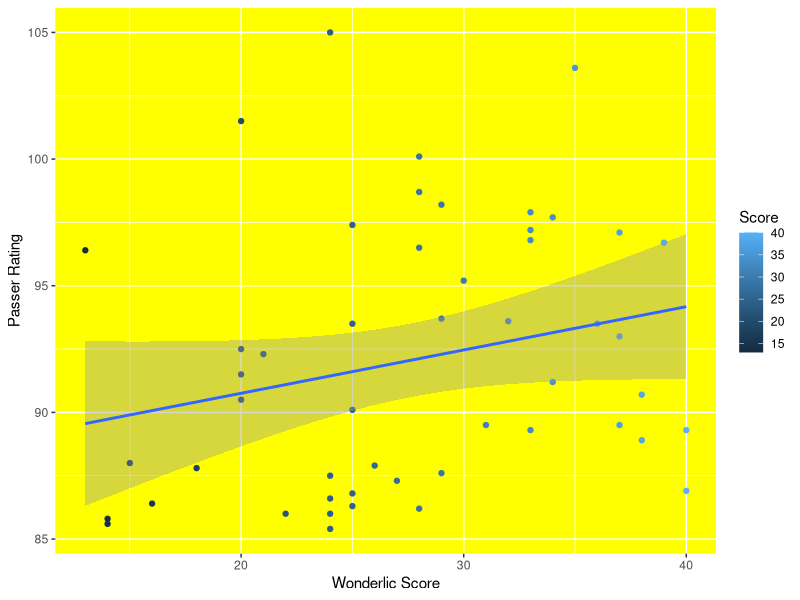
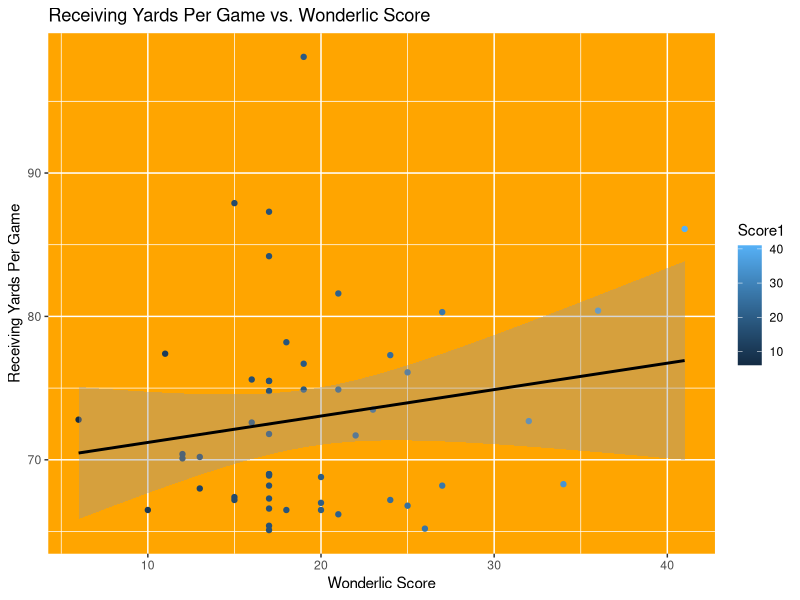
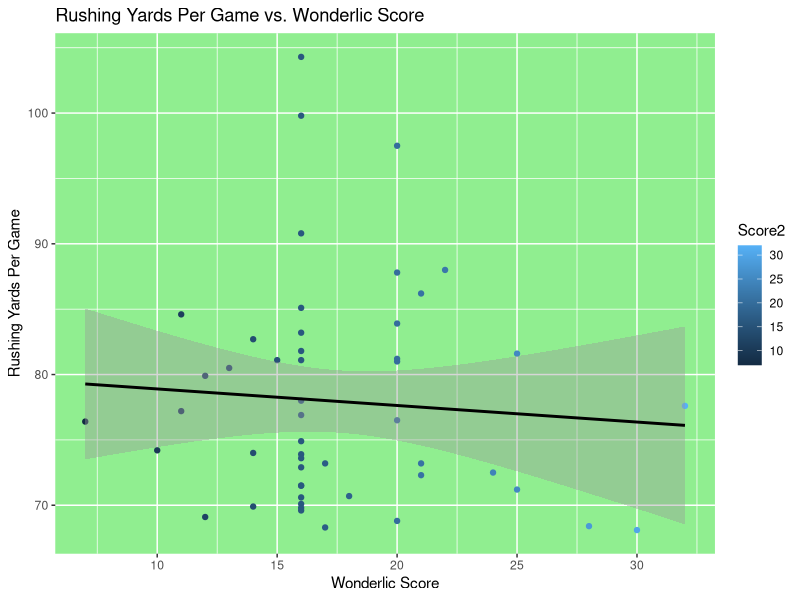
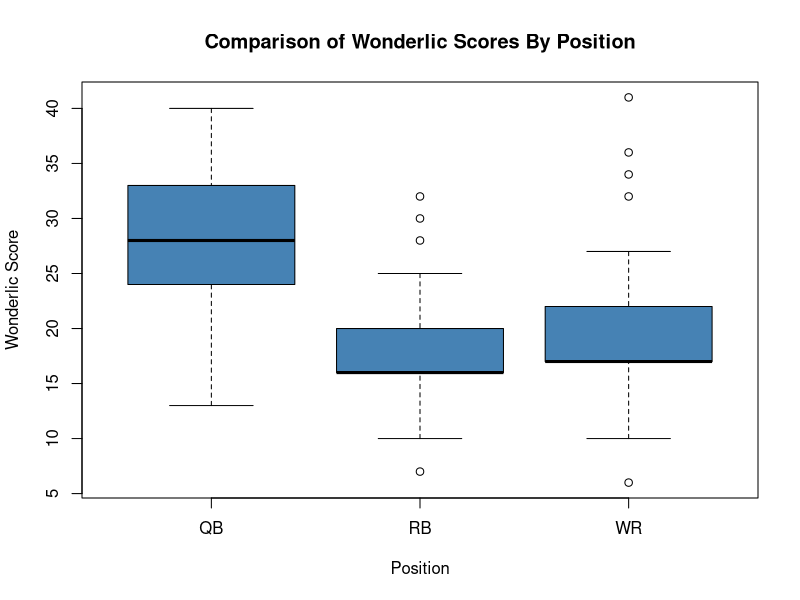

R code for these plots, in order:
## ---- chunk 1
knitr::opts_chunk$set(echo = TRUE)
## ---- chunk 2
#Load in Packages
library(vctrs) 
library(dplyr)
library(ggplot2)
## ---- chunk 3
setwd('/Users/jacob_brown/Desktop/DA-401')
RunningBacks <- read.csv("RBHOF.csv") #Read in Running Backs Data
WideReceivers <- read.csv("WRHOF.csv") #Read in Wide Receivers Data
Quarterbacks <- read.csv("QBHOF.csv") #Read in Quarterbacks Data
TightEnds <- read.csv("TEHOF.csv") #Read in Tight Ends Data
PasserRating <- read.csv("PasserRating.csv") #Read in Top Passer Ratings of All Time
RushingYardLeaders <- read.csv("RYPG.csv") #Read in Top Rushing Yards per Game of All Time
ReceivingYardLeaders <- read.csv("REYPG.csv") #Read in Top Receiving Yards per Game of All Time
## ---- chunk 4
#Drop the first column these data sets to make sure the column names are not included in the dataset 
colnames(RunningBacks) <- RunningBacks[1, ]
RunningBacks <- RunningBacks[-1, ]
colnames(WideReceivers) <- WideReceivers[1, ]
WideReceivers <- WideReceivers[-1, ]
colnames(Quarterbacks) <- Quarterbacks[1, ]
Quarterbacks <- Quarterbacks[-1, ]
colnames(TightEnds) <- TightEnds[1, ]
TightEnds <- TightEnds[-1, ]
## ---- chunk 5
#Rename the column in the data
PasserRating <- PasserRating %>% rename('Rating' = 'Rate')
## ---- chunk 6
#Drop the Column that has the average metrics for HOF players
UpdatedRunningBacks <- RunningBacks[-10, ] 
UpdatedWideReceivers <- WideReceivers[-15, ]
UpdatedQuarterbacks <- WideReceivers[-12, ]
UpdatedTightEnds <- TightEnds[-8, ]
## ---- chunk 7
#Take the top fifty columns for each position
TopFiftyRB <- UpdatedRunningBacks[1:50, ]
TopFiftyWR <- UpdatedWideReceivers[1:50, ]
TopFiftyQB <- UpdatedQuarterbacks[1:50, ]
TopFiftyTE <- UpdatedTightEnds[1:50, ]
## ---- chunk 8
#Take the top 50 players within each success metric
PasserRatingTop50 <- PasserRating[1:50, ]
ReceivingYardLeadersTop50 <- ReceivingYardLeaders[1:50, ]
RushingYardLeadersTop50 <- RushingYardLeaders[1:50, ]
## ---- chunk 9
#Summary of the three main success metrics
summary(RushingYardLeaders)
summary(ReceivingYardLeaders)
summary(PasserRating)
## ---- chunk 10
#Average of success metrics
mean(PasserRating$Rating)
mean(RushingYardLeaders$Y.G)
mean(ReceivingYardLeaders$Y.G)
## ---- chunk 11
#Average of Hall of Famers at each position
print(Quarterbacks[12, ])
print(WideReceivers[15, ])
print(RunningBacks[10, ])
print(TightEnds[8, ])
## ---- chunk 12
#Adding the Wonderlic score of the top 50 passer ratings
PasserRatingTop50$Score <- c(24, 35, 20, 28, 28, 29, 33, 34, 25, 33, 37, 33, 39, 28, 13, 30, 29, 32, 36, 25, 37, 20, 21, 20, 34, 38, 20, 25, 37, 31, 33, 40, 38, 15, 26, 18, 29, 24, 27, 40, 25, 24, 16, 25, 28, 22, 24, 14, 14, 24)
## ---- chunk 13
#Adding the Wonderlic score of the top 50 rushing yards per game of all time
RushingYardLeadersTop50$Score2 <- c(16, 16, 20, 16, 22, 20, 21, 16, 11, 20, 16, 14, 16, 25, 20, 15, 16, 20, 13, 12, 16, 32, 11, 16, 20, 7, 16, 10, 14, 16, 16, 21, 17, 16, 24, 21, 16, 16, 25, 18, 16, 16, 14, 16, 16, 12, 20, 28, 17, 30)
## ---- chunk 14
#Adding the Wonderlic score of the top 50 receiving yards per game of all time
ReceivingYardLeadersTop50$Score1 <- c(19, 15, 17, 41, 17, 21, 36, 27, 18, 11, 24, 19, 25, 16, 17, 17, 21, 19, 17, 23, 6, 32, 16, 17, 22, 12, 13, 12, 17, 17, 17, 20, 34, 27, 17, 13, 15, 17, 15, 24, 20, 25, 17, 10, 20, 18, 21, 17, 26, 17)
## ---- chunk 15
#Create a dataset of all of the combined Wonderlic Scores between top passers, receivers, and rushers all time
OverallScores <- c(24, 35, 20, 28, 28, 29, 33, 34, 25, 33, 37, 33, 39, 28, 13, 30, 29, 32, 36, 25,37, 20, 21, 20, 34, 38, 20, 25, 37, 31, 33, 40, 38, 15, 26, 18, 29, 24, 27, 40, 25, 24, 16, 25, 28, 22, 24, 14, 14, 24, 19, 15, 17, 41, 17, 21, 36, 27, 18, 11, 24, 19, 25, 16, 17, 17, 21, 19, 17, 23, 6, 32, 16, 17, 22, 12, 13, 12, 17, 17, 17, 20, 34, 27, 17, 13, 15, 17, 15, 24, 20, 25, 17, 10, 20, 18, 21, 17, 26, 17, 16, 16, 20, 16, 22, 20, 21, 16, 11, 20, 16, 14, 16, 25, 20, 15, 16, 20, 13, 12, 16, 32, 11, 16, 20, 7, 16, 10, 14, 16, 16, 21, 17, 16, 24, 21, 16, 16, 25, 18, 16, 16, 14, 16, 16, 12, 20, 28, 17, 30)


Group <- c("QB", "QB","QB","QB","QB","QB","QB","QB","QB","QB","QB","QB","QB","QB","QB","QB","QB","QB","QB","QB", "QB","QB","QB","QB", "QB", "QB","QB","QB","QB","QB","QB","QB","QB","QB","QB","QB","QB","QB","QB","QB","QB","QB","QB","QB","QB","QB","QB","QB", "QB", "QB", "WR","WR", "WR","WR","WR", "WR", "WR", "WR", "WR","WR", "WR","WR", "WR","WR","WR", "WR", "WR", "WR", "WR","WR", "WR","WR", "WR","WR","WR", "WR", "WR", "WR", "WR","WR", "WR","WR", "WR","WR","WR", "WR", "WR", "WR", "WR","WR", "WR","WR", "WR","WR","WR", "WR", "WR", "WR", "WR", "RB", "RB","RB","RB","RB","RB","RB","RB","RB","RB","RB", "RB","RB","RB","RB","RB","RB","RB","RB","RB","RB", "RB","RB","RB","RB","RB","RB","RB","RB","RB","RB", "RB","RB","RB","RB","RB","RB","RB","RB","RB","RB", "RB","RB","RB","RB","RB","RB","RB","RB","RB","RB")

Scores <- data.frame(Group, OverallScores)
## ---- chunk 16
#Scatter plot of the relationship between passer rating and Wonderlic score
PasserRatingTop50 %>% ggplot(aes(Score, Rating)) + geom_point(aes(color = Score)) +labs(x = "Wonderlic Score", y = "Passer Rating", Title = "Passer Rating vs. Wonderlic Score") + geom_smooth(method=lm, level = 0.95) + theme(panel.background = element_rect(fill = 'yellow'))
## ---- chunk 17
#Scatter plot of the relationship between receiving yards per game and Wonderlic score
ReceivingYardLeadersTop50 %>% ggplot(aes(Score1, Y.G)) + geom_point(aes(color = Score1)) +labs(x = "Wonderlic Score", y = "Receiving Yards Per Game", title = "Receiving Yards Per Game vs. Wonderlic Score") + geom_smooth(method=lm, level = 0.95, color = "black") + theme(panel.background = element_rect(fill = 'orange'))
## ---- chunk 18
#Scatter plot of the relationship between rushing yards per game and Wonderlic score
RushingYardLeadersTop50 %>% ggplot(aes(Score2, Y.G)) + geom_point(aes(color = Score2)) +labs(x = "Wonderlic Score", y = "Rushing Yards Per Game", title = "Rushing Yards Per Game vs. Wonderlic Score") + geom_smooth(method=lm, level = 0.95, color = "black") + theme(panel.background = element_rect(fill = 'lightgreen'))
## ---- chunk 19
#Create a one-way ANOVA analyzing the differences in mean Wonderlic scores between groups
WonderlicScoresModel <- aov(OverallScores ~ Group, data = Scores)
## ---- chunk 20
#Summary of the model
summary(WonderlicScoresModel)
## ---- chunk 21
#Post-hoc Testing
tukey_results <- TukeyHSD(WonderlicScoresModel)
tukey_results
## ---- chunk 22
#Regression model of the relationship between passer rating and Wonderlic score
PassersModel <- lm(Rating ~ Score, data = PasserRatingTop50)
PassersModel
summary(PassersModel)
## ---- chunk 23
#Regression model of the relationship between rushing yards per game and Wonderlic score
RushingYardsModel <- lm(Y.G ~ Score2, data = RushingYardLeadersTop50)
RushingYardsModel
summary(RushingYardsModel)
## ---- chunk 24
#Regression model of the relationship between receiving yards per game and Wonderlic score
ReceivingYardsModel <- lm(Y.G ~ Score1, data = ReceivingYardLeadersTop50)
ReceivingYardsModel
summary(ReceivingYardsModel)
## ---- chunk 25
#Mean of the Wonderlic scores for each success metric
mean(PasserRatingTop50$Score)
mean(ReceivingYardLeadersTop50$Score1)
mean(RushingYardLeadersTop50$Score2)
## ---- chunk 26
#Read in on the field performance metrics
setwd('/Users/jacob_brown/Desktop/DA-401')
AllTimePassingYards <- read.csv("AllTimePassing.csv")
AllTimeReceivingYard <- read.csv("ReceivingYards.csv")
AllTimeRushingYards <- read.csv("RushingLeaders.csv")
## ---- chunk 27
#Take Top 50 Rushers, Passers, and Receivers of All Time
TopFiftyReceiving <- AllTimeReceivingYard[1:50, ]
TopFiftyPassing <- AllTimePassingYards[1:50, ]
TopFiftyRushing <- AllTimeRushingYards[1:50, ]
## ---- chunk 28
#Add Combine Results and Wonderlic to Passers Data Set

#Drop Passing Yards Column
TopFiftyPassing <- TopFiftyPassing[ -c(3) ]
#Dropping Commas and re-add passing yards column
TopFiftyPassing$Yards <- c(89214, 80358, 71940, 71838, 64088, 63440, 62792, 61361, 59055, 57023, 53990, 51475, 49325, 47003, 46247, 46233, 44611, 43040, 42320, 42082, 40922, 40551, 40239, 39197, 38511, 38147, 37920, 37276, 36822, 36638, 35650, 35467, 35133, 34990, 34837, 34665, 34393, 34241, 34183, 33503, 33462, 33124, 33070, 32942, 32838, 32382, 32344, 32224, 32072, 31548)
TopFiftyPassing$Wonderlic <- c(33, 28, 28, 22, 25, 30, 32, 16, 35, 39, 38, 29, 24, 24, 17, 36, 24, 27, 28, 30, 6, 24, 33, 29, 24, 18, 14, 20, 29, 40, 15, 26, 48, 24, 24, 34, 24, 37, 24, 10, 33, 24, 29, 24, 21, 29, 24, 22, 24, 24)
TopFiftyPassing$Forty <- c(5.17, 4.83, 4.8, 4.95, 4.75, 5.08, 4.89, 4.89, 4.71, 4.92, 4.81, 4.51, 4.44, 4.67, 4.65, 4.75, 4.7, 4.78, 4.84, 4.55, 4.78, 4.7, 4.87, 4.93, 4.82, 4.78, 4.6, 4.64, 4.69, 4.93, 4.7, 4.71, 4.77, 4.87, 4.78, 4.67, 4.65, 4.78, 5.01, 4.58, 4.44, 4.55, 4.78, 4.6, 4.78, 4.59, 5.1, 4.88, 4.56, 4.8)
TopFiftyPassing$Vertical <- c(24.5, 32, 31, 42.5, 33.5, 34, 31, 31, 34.5, 24, 30.5, 28.5, 39, 24, 33, 36, 32.5, 31, 28.5, 34, 31.5, 27.5, 35, 28.5, 29.5, 40.5, 33, 33, 34.5, 33, 32, 31, 32, 30.5, 21, 31, 37, 39.5, 30, 31, 28, 40.5, 25, 30, 27.5, 35, 24, 31, 30.5, 31 )
## ---- chunk 29
#Multiple Regression Models of Potential Correlates of Success for Passers
PassingYardsModel = lm(formula = Yards ~ Forty + Wonderlic + Vertical, data = TopFiftyPassing)
summary(PassingYardsModel)
## ---- chunk 30
correlation <- cor(TopFiftyPassing$Forty, TopFiftyPassing$Yards, method= 'pearson')
print(correlation)
## ---- chunk 31
#Add Combine Results and Wonderlic to Rushers Data Set

#Drop Rushing Yards Column 
TopFiftyRushing <- TopFiftyRushing[ -c(3) ]
#Dropping Commas and re-add rushing yards column
TopFiftyRushing$Yards <- c(18355, 16726, 16000, 15269, 14918, 14101, 13684, 13662, 13259, 12739, 12312, 12279, 12246, 12243, 12120, 12074, 11695, 11438, 11352, 11241, 11236, 11102, 10967, 10643, 10607, 10591, 10449, 10441, 10413, 10273, 10009, 9923, 9796, 9723, 9651, 9453, 9407, 9205, 8936, 8614, 8597, 8522, 8474, 8261, 8225, 8189, 8188, 8172, 8167, 8111)
TopFiftyRushing$Wonderlic <- c(16, 24, 6, 16, 16, 18, 13, 12, 27, 11, 16, 16, 14, 16, 18, 22, 7, 28, 16, 16, 6, 11, 13, 16, 20, 14, 16, 14, 14, 16, 30, 20, 18, 16, 10, 18, 20, 15, 15, 16, 20, 32, 12, 16, 19, 17, 16, 23, 25, 16)
TopFiftyRushing$Forty <- c(4.55, 4.4, 4.58, 4.37, 4.4, 4.4, 4.46, 4.77, 4.41, 4.3, 4.5, 4.35, 4.38, 4.59, 4.8, 4.47, 4.29, 4.45, 4.43, 4.41, 4.7, 4.45, 4.38, 4.71, 4.58, 4.45, 4.56, 4.65, 4.46, 4.65, 4.56, 4.26, 4.46, 4.65, 4.24, 4.58, 4.5, 4.44, 4.54, 4.65, 4.39, 4.47, 4.28, 4.65, 4.35, 4.65, 4.62, 4.73, 4.39, 4.53)
TopFiftyRushing$Vertical <- c(31, 32, 34, 40, 38.5, 41.5, 40.5, 34, 34, 39.5, 34, 33.5, 36, 37, 34, 33, 32, 37.5, 34, 37, 34, 29, 36.5, 34.5, 32, 39.5, 35.5, 34, 35.5, 36, 37, 39, 33, 34, 35, 32, 37, 38.5, 37, 33, 34, 32.5, 41, 34, 40.5, 38.5, 36.5, 33, 36, 31.5)
## ---- chunk 32
#Multiple Regression Models of Potential Correlates of Success for Rushers
RushingYardsModel = lm(formula = Yards ~ Forty + Wonderlic + Vertical, data = TopFiftyRushing)
summary(RushingYardsModel)
## ---- chunk 33
#Add Combine Results and Wonderlic to Receivers Data Set

#Drop Receiving Yards Column 
TopFiftyReceiving <- TopFiftyReceiving[ -c(3) ]
#Dropping Commas and re-add receiving column
TopFiftyReceiving$Yards <- c(22895, 17492, 15934, 15269, 15208, 15127, 14934, 14731, 14580, 14345, 14185, 14004, 13899, 13779, 13777, 13640, 13382, 13198, 13089, 13046, 12785, 12721, 12351, 12291, 12287, 12146, 12083, 12061, 11904, 11862, 11841, 11834, 11619, 11438, 11389, 11373, 11263, 11059, 10950, 10932, 10927, 10863, 10856, 10716, 10571, 10514, 10372, 10283, 10266, 10205)
TopFiftyReceiving$Wonderlic <- c(16, 18, 6, 12, 17, 20, 17, 17, 19, 13, 23, 17, 28, 20, 15, 11, 17, 20, 19, 17, 17, 21, 17, 9, 24, 17, 20, 17, 10, 24, 20, 17, 41, 17, 20, 18, 30, 17, 20, 25, 22, 17, 16, 20, 11, 10, 17, 19, 17, 7)
TopFiftyReceiving$Forty <- c(4.71, 4.63, 4.45, 4.25, 4.55, 4.49, 4.39, 4.39, 4.38, 4.45, 4.41, 4.4, 4.63, 4.71, 4.35, 4.39, 4.38, 4.4, 4.7, 4.65, 4.43, 4.5, 4.52, 4.47, 4.42, 4.38, 4.55, 4.55, 4.52, 4.57, 4.5, 4.48, 4.35, 4.53, 4.52, 4.56, 4.35, 4.57, 4.18, 4.53, 4.61, 4.45, 4.37, 4.53, 4.41, 4.62, 4.3, 4.31, 4.48, 4.47)
TopFiftyReceiving$Vertical <- c(27.5, 38, 33, 47, 36.5, 33.5, 35, 38.5, 35, 36, 39, 35, 36, 33.5, 35, 38.5, 37, 35, 38, 31, 37, 35, 37, 33.5, 36, 35, 30.5, 32, 36, 39.5, 35, 42.5, 33, 35, 36.5, 34.5, 33, 40, 37, 35, 41, 35, 38.5, 31.5, 34.5, 35, 42, 35, 35, 31.5)
## ---- chunk 34
#Multiple Regression Models of Potential Correlates of Success for Receivers
ReceivingYardsModel = lm(formula = Yards ~ Forty + Wonderlic + Vertical, data = TopFiftyReceiving)
summary(ReceivingYardsModel)
## ---- chunk 35
#Finding the mean forty yard dash and standard deviation for forty yard dash for passers
mean(TopFiftyPassing$Forty)
sd(TopFiftyPassing$Forty)
## ---- chunk 36
#Boxplot Comparing Spread of Wonderlic Scores by Position
boxplot(Scores$OverallScores ~ Scores$Group,
        col='steelblue',
        main='Comparison of Wonderlic Scores By Position',
        xlab='Position',
        ylab='Wonderlic Score')
